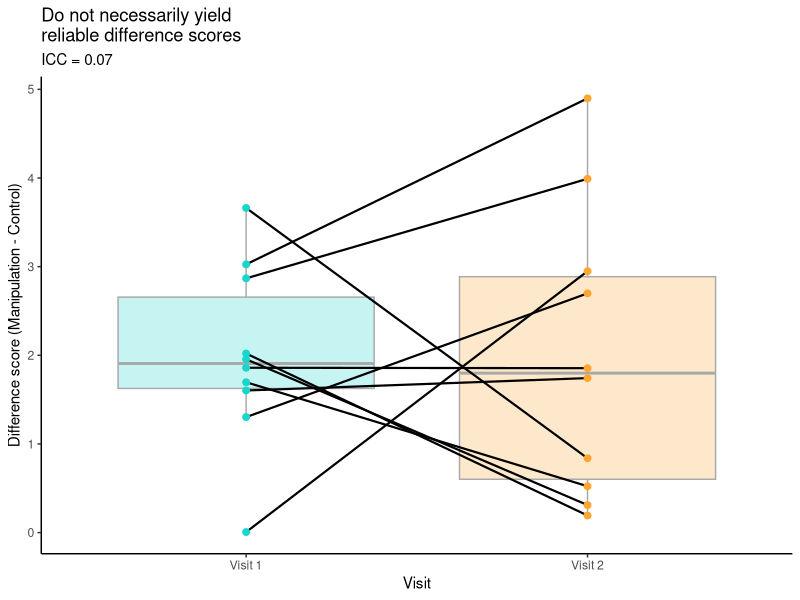
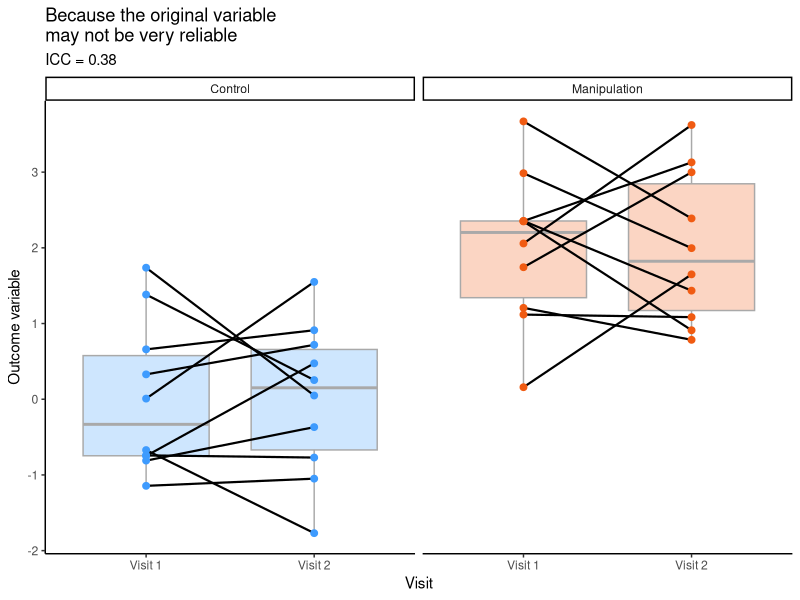
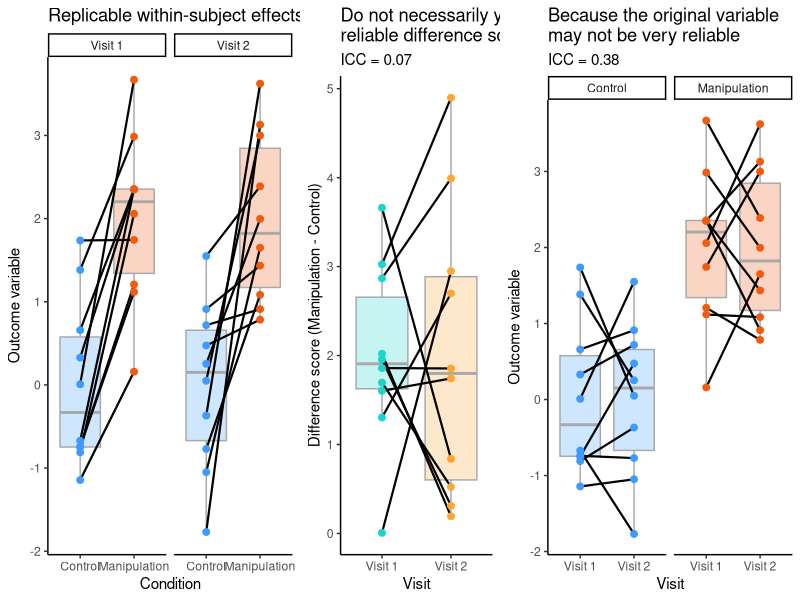
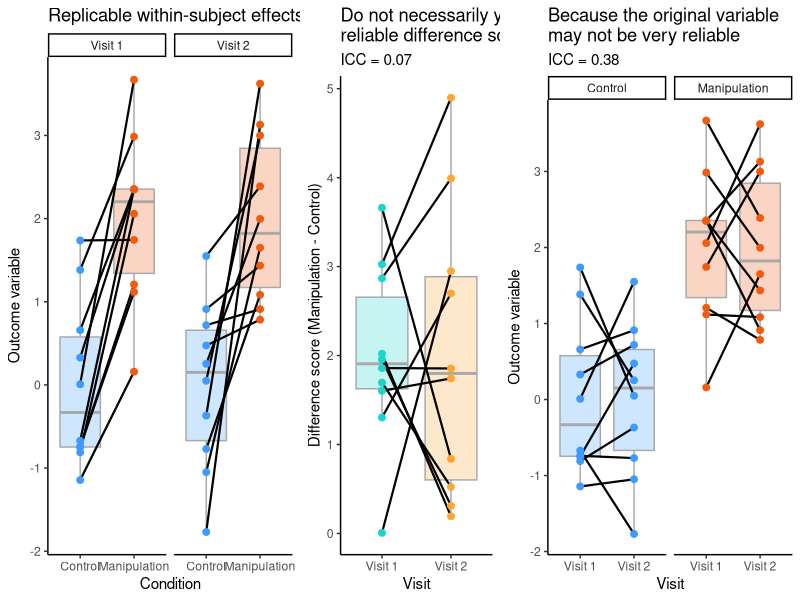

Source code (R) for these figures, in order:
library(dplyr)
library(tidyr)
library(ggplot2)
library(MASS)
library(ggpubr)

# Function to make measures unreliable
add.noise = function(x,rel){
  x2 = base::scale(x = (x+stats::rnorm(length(x), 0, sqrt((1-rel)/rel))),
                   center = TRUE, scale = TRUE)
  return(x2)
}
#########################

N=10 # sample size
r1 = .8 # correlation between variables
mean1 = 0 # variable means
mean2 = 2
rel1 = .4 # reliability of the two variables
rel2 = .4

#########################
#Simulate some data
set.seed(9353)
dat = MASS::mvrnorm(n=N, mu=c(0,0), Sigma=matrix(data = c(1,r1,r1,1),nrow=2,byrow = T), empirical=TRUE) %>% as.data.frame()
dat$ID = c(1:N)

# if the data were perfectly reliable, we would have the exact same observation at each visit
dat1 = dat
dat2 = dat

# make less reliable and adjust variable mean
dat1$V1 = add.noise(dat1$V1,rel = rel1) + mean1
dat1$V2 = add.noise(dat1$V2,rel = rel1) + mean2

dat2$V1 = add.noise(dat2$V1,rel = rel1) + mean1
dat2$V2 = add.noise(dat2$V2,rel = rel1) + mean2

# compute difference score
dat1$diff = dat1$V2 - dat1$V1
dat2$diff = dat2$V2 - dat2$V1


########################################################
# Reshape for plotting

dat1a = dat1 %>% dplyr::select(c("ID","V1","V2")) %>% pivot_longer(cols = starts_with("V"),names_to = "Condition",values_to = "V")
dat1a$visit = "Visit 1"

dat2a = dat2 %>% dplyr::select(c("ID","V1","V2")) %>% pivot_longer(cols = starts_with("V"),names_to = "Condition",values_to = "V")
dat2a$visit = "Visit 2"

dat3a = rbind(dat1a,dat2a)
dat3a$Condition = as.factor(dat3a$Condition)
levels(dat3a$Condition) = c("Control","Manipulation")

##########

dat1b = dat1 %>% dplyr::select(c("ID","diff")) 
dat1b$Visit = "Visit 1"

dat2b = dat2 %>% dplyr::select(c("ID","diff"))
dat2b$Visit = "Visit 2"

dat3b = rbind(dat1b,dat2b)

# reliability. yields equivalent results too ICC(3,1)
cor(dat1$V1,dat2$V1)
cor(dat1$V2,dat2$V2)
cor(dat1$diff,dat2$diff)

#ICC(3,1)
# cor(dat1$V1,dat2$V1)
# rptR::rpt(V ~ 1 + (1|ID),grname = "ID",datatype = "Gaussian",data = dat3a %>% dplyr::filter(Condition == "Control"),nboot = 0,npermut = 0)
# cor(dat1$V2,dat2$V2)
# rptR::rpt(V ~ 1 + (1|ID),grname = "ID",datatype = "Gaussian",data = dat3a %>% dplyr::filter(Condition == "Manipulation"),nboot = 0,npermut = 0)
# cor(dat1$diff,dat2$diff)
# rptR::rpt(diff ~ 1 + (1|ID),grname = "ID",datatype = "Gaussian",data = dat3b ,nboot = 0,npermut = 0)



# plot
###############################################
plot1 = ggplot(data = dat3a,aes(x = Condition,y =V,fill =  Condition,color = Condition))+
  scale_color_viridis_d(option = "H",begin = .2,end = .8)+
  scale_fill_viridis_d(option = "H",begin = .2,end = .8)+
  geom_boxplot(color="darkgrey",alpha=.25,show.legend = F)+
  geom_line(inherit.aes = F,aes(x = Condition,y =V, group=ID),size=.75)+
  geom_point(shape=21,position = position_dodge(width = 1),size=2,show.legend = F)+
  facet_wrap(~visit,ncol = 2)+
  ggtitle(label = "Replicable within-subject effects")+
  ylab(label = "Outcome variable")+
  theme_classic()


plot2 = ggplot(data = dat3b,aes(x = Visit,y =diff,fill =  Visit,color = Visit))+
  scale_color_viridis_d(option = "H",begin = .3,end = .7)+
  scale_fill_viridis_d(option = "H",begin = .3,end = .7)+
  geom_boxplot(color="darkgrey",alpha=.25,show.legend = F)+
 # scale_y_continuous(limits = c(-2,5))+
  geom_line(inherit.aes = F,aes(x = Visit,y =diff, group=ID),size=.75)+
  geom_point(shape=21,position = position_dodge(width = 1),size=2,show.legend = F)+
  ggtitle(label = "Do not necessarily yield\nreliable difference scores",subtitle = paste("ICC = ",round(cor(dat1$diff,dat2$diff),2),sep="") )+
  ylab(label = "Difference score (Manipulation - Control)")+
  theme_classic()
plot2


plot3 = ggplot(data = dat3a,aes(x = visit,y =V,fill =  Condition,color = Condition))+
  scale_color_viridis_d(option = "H",begin = .2,end = .8)+
  scale_fill_viridis_d(option = "H",begin = .2,end = .8)+
  geom_boxplot(color="darkgrey",alpha=.25,show.legend = F)+
  geom_line(inherit.aes = F,aes(x = visit,y =V, group=ID),size=.75)+
  geom_point(shape=21,position = position_dodge(width = 1),size=2,show.legend = F)+
  ggtitle(label = "Because the original variable\nmay not be very reliable",subtitle = paste("ICC = ",round((cor(dat1$V1,dat2$V1) + cor(dat1$V2,dat2$V2))/2,2),sep=""))+
  ylab(label = "Outcome variable")+
  xlab(label = "Visit")+
  theme_classic()+
  facet_wrap(~Condition,ncol = 2)
plot3



plot4 = ggarrange(plot1,plot2,plot3,ncol = 3,widths = c(1.5,1,1.5))
plot4


ggsave(plot = plot4,
       filename = "difference_scores.jpeg",dpi=500,width = 10,height = 4) 
